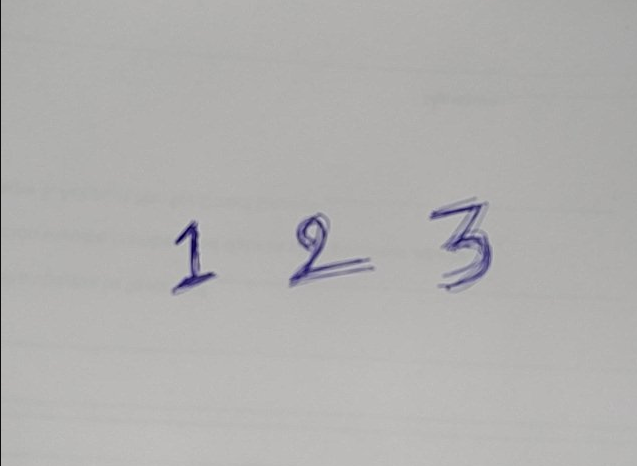
#> input picture 4th Color Extraction and Contours/image.png, 637 x 466 px
$ jupyter execute 'Written digit extraction.ipynb'   (shell and % lines are left out)   (older library calls are emulated)
#> lines starting #> are read from the running program, lines starting #| are printed output that depends on the picture; after the words box and inside, x2 and y2 are one past the last pixel; in counts of white or black regions, pixels touching at a corner belong together
[cell 1]
import numpy as np
import cv2
import skimage.io as io
import matplotlib.pyplot as plt

[cell 2]
im = io.imread('./image.png')
#> im is the input picture: shape (466, 637, 4); mean R, G, B, A 177.3, 176.4, 175.2, 255
print (im.shape)
#| (466, 637, 4)

plt.imshow(im)

[cell 3]
img=cv2.GaussianBlur(im,(5,5),10)
gray=cv2.cvtColor(img,cv2.COLOR_BGR2GRAY)
plt.figure(0)
plt.imshow(img)
plt.figure(1)
plt.imshow(gray,cmap='gray')

[cell 4]
th = 255- cv2.adaptiveThreshold(gray, 255, cv2.ADAPTIVE_THRESH_GAUSSIAN_C, cv2.THRESH_BINARY, 11, 2)
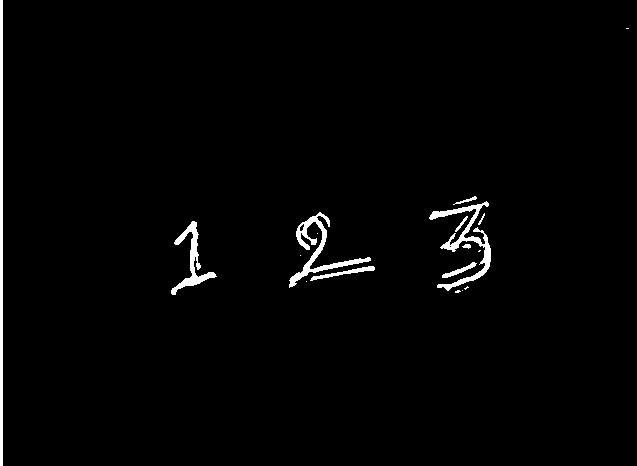
#> th: shape (466, 637); 1.7% white; 18 white regions (8 under 20 px), largest, box (x1, y1, x2, y2) and area: (0, 0, 3, 466) 1398, (429, 201, 491, 291) 1195, (289, 212, 371, 288) 1087

plt.imshow(th, cmap='gray')

[cell 5]
kim=th.copy()

[cell 6]
kernel=np.ones((3,3))/9.0
a=cv2.dilate(kim,kernel,iterations=1)
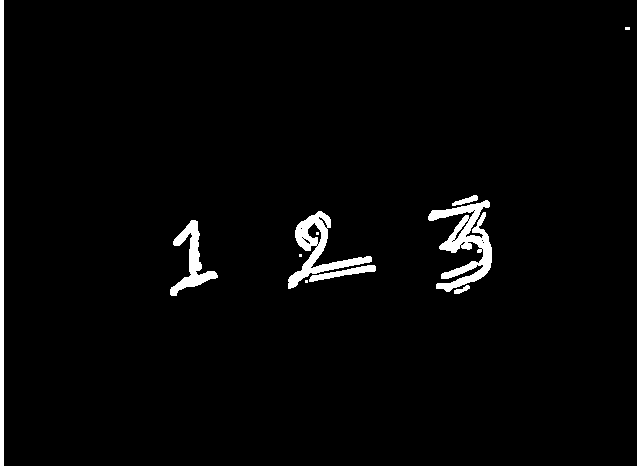
#> a: shape (466, 637); 2.6% white; 11 white regions (4 under 20 px), largest, box (x1, y1, x2, y2) and area: (428, 200, 492, 292) 2412, (0, 0, 4, 466) 1864, (288, 211, 372, 289) 1707
a = cv2.erode(a, kernel, iterations=1)
#> a: shape (466, 637); 1.7% white; 15 white regions (7 under 20 px), largest, box (x1, y1, x2, y2) and area: (0, 0, 3, 466) 1398, (429, 201, 491, 291) 1302, (289, 212, 371, 288) 1105
a = cv2.morphologyEx(a, cv2.MORPH_OPEN, kernel)
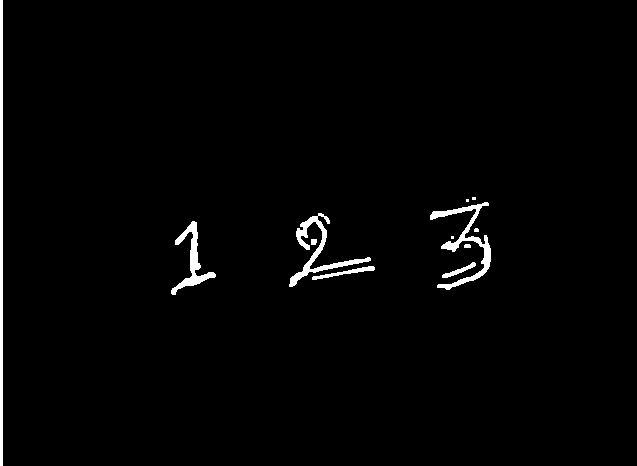
#> a: shape (466, 637); 1.6% white; 12 white regions (4 under 20 px)
a = cv2.morphologyEx(a, cv2.MORPH_CLOSE, kernel)

plt.imshow(a, cmap='gray')

[cell 7]
image, cnts, _ = cv2.findContours(a, cv2.RETR_TREE, cv2.CHAIN_APPROX_SIMPLE)
#> cnts = 12 contours, 5 with area under 20; largest, box (x1, y1, x2, y2) and area: (0, 0, 3, 466) 930, (430, 202, 491, 290) 923, (289, 213, 371, 287) 838, (171, 221, 216, 295) 684, (312, 266, 375, 280) 173, (442, 262, 476, 278) 116, (311, 239, 317, 245) 24
cnts = sorted(cnts, key=lambda x: cv2.contourArea(x))
print(len(cnts))
#| 12

[cell 8]
zxzx = im[:, :, :3].copy()
cv2.drawContours(zxzx, cnts, -1, (0,255,0), 3)
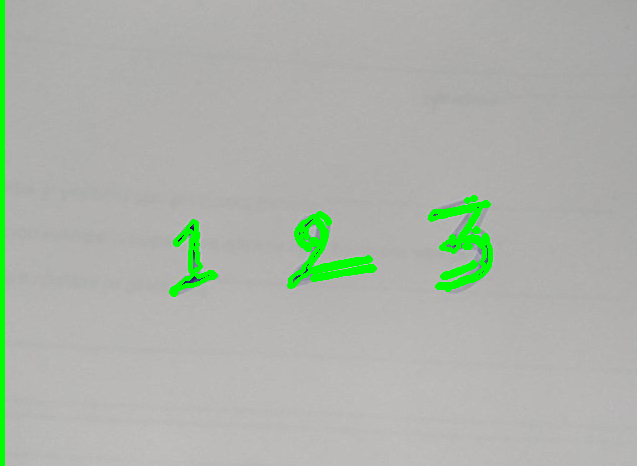
#> zxzx: shape (466, 637, 3); mean R, G, B 173.6, 180, 171.1

plt.imshow(zxzx)

[cell 9]
em = np.zeros(gray.shape + (3,), dtype=np.uint8)
print (em.shape, em.mean())
#| (466, 637, 3) 0.0
#> em: shape (466, 637, 3); every value is 0
kk = 0
for ix in cnts:
    if cv2.contourArea(ix) > 200:
        print (cv2.contourArea(ix), cv2.boundingRect(ix))
        x, y, w, h = cv2.boundingRect(ix)
        if np.abs(w-h) < 150:
            plt.figure(kk)
            section = gray[y:y+h, x:x+w]
            section = cv2.resize(section, (50, 50))
            plt.imshow(section, cmap='gray')
            kk += 1
            cv2.drawContours(em, [ix], -1, (0, 255, 0), 3)
#> this loop made 12 passes
#> (ix, x, y, w, h) on pass 12: ([[0, 0], [0, 465], [2, 465], [2, 0]], 0, 0, 3, 466)
#> (x, y, w, h) on passes 9 to 11: (171, 221, 45, 74), (289, 213, 82, 74), (430, 202, 61, 88)
#| 683.5 (171, 221, 45, 74)
#| 838.0 (289, 213, 82, 74)
#| 923.0 (430, 202, 61, 88)
#| 930.0 (0, 0, 3, 466)
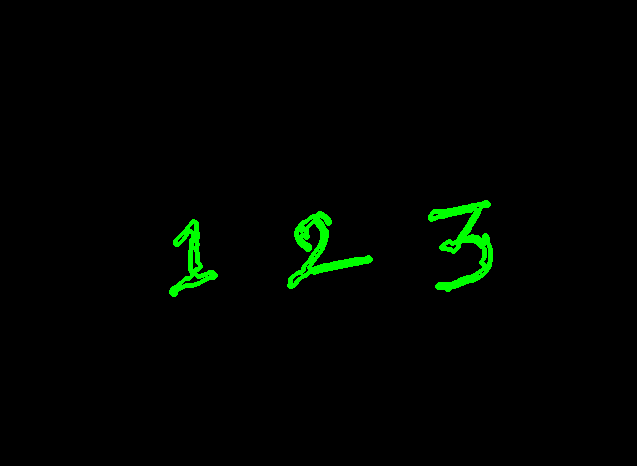
#> em: shape (466, 637, 3); mean of channels 0, 1, 2 0, 4.2, 0; drawn as R, G, B
#> after the loop, kk = 3
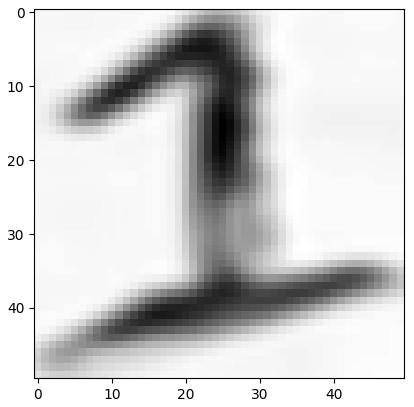
#> figure drawn by matplotlib, 1 panel
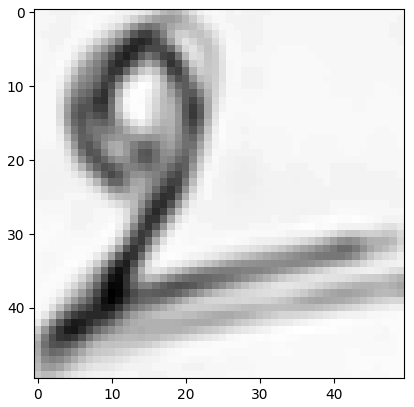
#> figure drawn by matplotlib, 1 panel
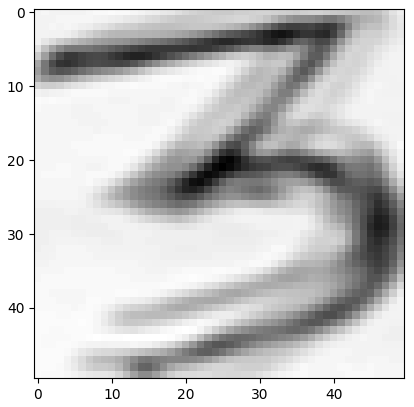
#> figure drawn by matplotlib, 1 panel
